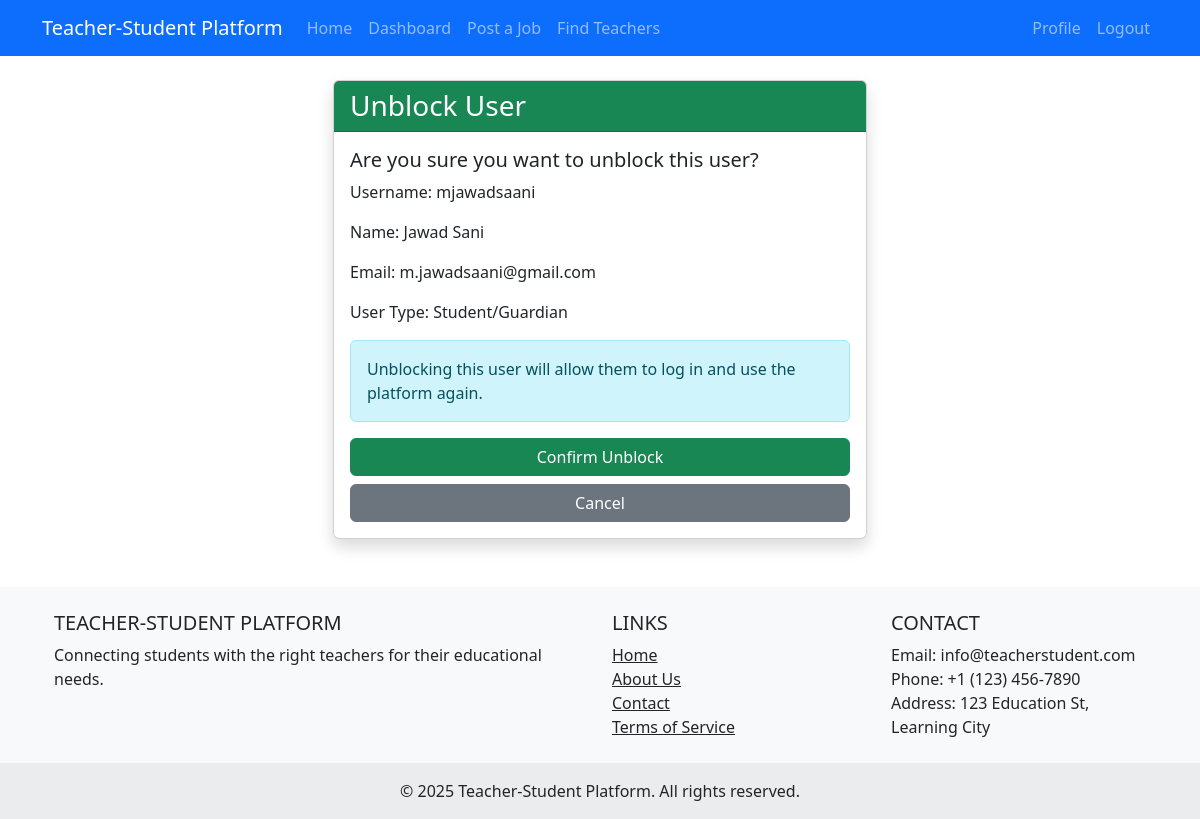
/admin-panel/users/3/unblock/ (signed in), run on the app's committed database.
### accounts/models.py (models this page shows, shortened)
class User(AbstractUser):
    USER_TYPE_CHOICES = (
        ('admin', 'Admin'),
        ('teacher', 'Teacher'),
        ('student', 'Student/Guardian'),
    )
    user_type = models.CharField(max_length=10, choices=USER_TYPE_CHOICES, default='student')
    phone_number = models.CharField(max_length=15, blank=True, null=True)
    address = models.TextField(blank=True, null=True)
    profile_picture = models.ImageField(upload_to='profile_pictures/', blank=True, null=True)
    is_blocked = models.BooleanField(default=False)
    @property
    def is_admin(self):
        return self.user_type == 'admin'
    @property
    def is_student(self):
        return self.user_type == 'student'

### admin_panel/views.py (the view, shortened to what this page needs)
# urls.py: path('users/<int:pk>/unblock/', views.unblock_user, name='unblock_user'),
@login_required
@admin_required
def unblock_user(request, pk):
    user = get_object_or_404(User, pk=pk)
    return render(request, 'admin_panel/unblock_user.html', {'user': user})

### templates/admin_panel/unblock_user.html (shortened to what this page needs)
{% extends 'base.html' %}
{% block content %}
<div class="container mt-4">
    <div class="row">
        <div class="col-md-6 offset-md-3">
            <div class="card shadow">
                <div class="card-header bg-success text-white">
                    <h3 class="mb-0">Unblock User</h3>
                </div>
                <div class="card-body">
                    <h5 class="card-title">Are you sure you want to unblock this user?</h5>
                    <p class="card-text">Username: {{ user.username }}</p>
                    <p class="card-text">Name: {{ user.get_full_name }}</p>
                    <p class="card-text">Email: {{ user.email }}</p>
                    <p class="card-text">User Type: {{ user.get_user_type_display }}</p>
                    <div class="alert alert-info">
                         Unblocking this user will allow them to log in and use the platform again.
                    </div>
                    <form method="post">
                        <div class="d-grid gap-2">
                            <button type="submit" class="btn btn-success">Confirm Unblock</button>
                            <a href="{% url 'admin_panel:user_list' %}" class="btn btn-secondary">Cancel</a>
                        </div>
                    </form>
                </div>
            </div>
        </div>
    </div>
</div>
{% endblock %}

### data on the page
User: username "mjawadsaani", get_full_name "Jawad Sani", email "m.jawadsaani@gmail.com", user_type "Student/Guardian"
